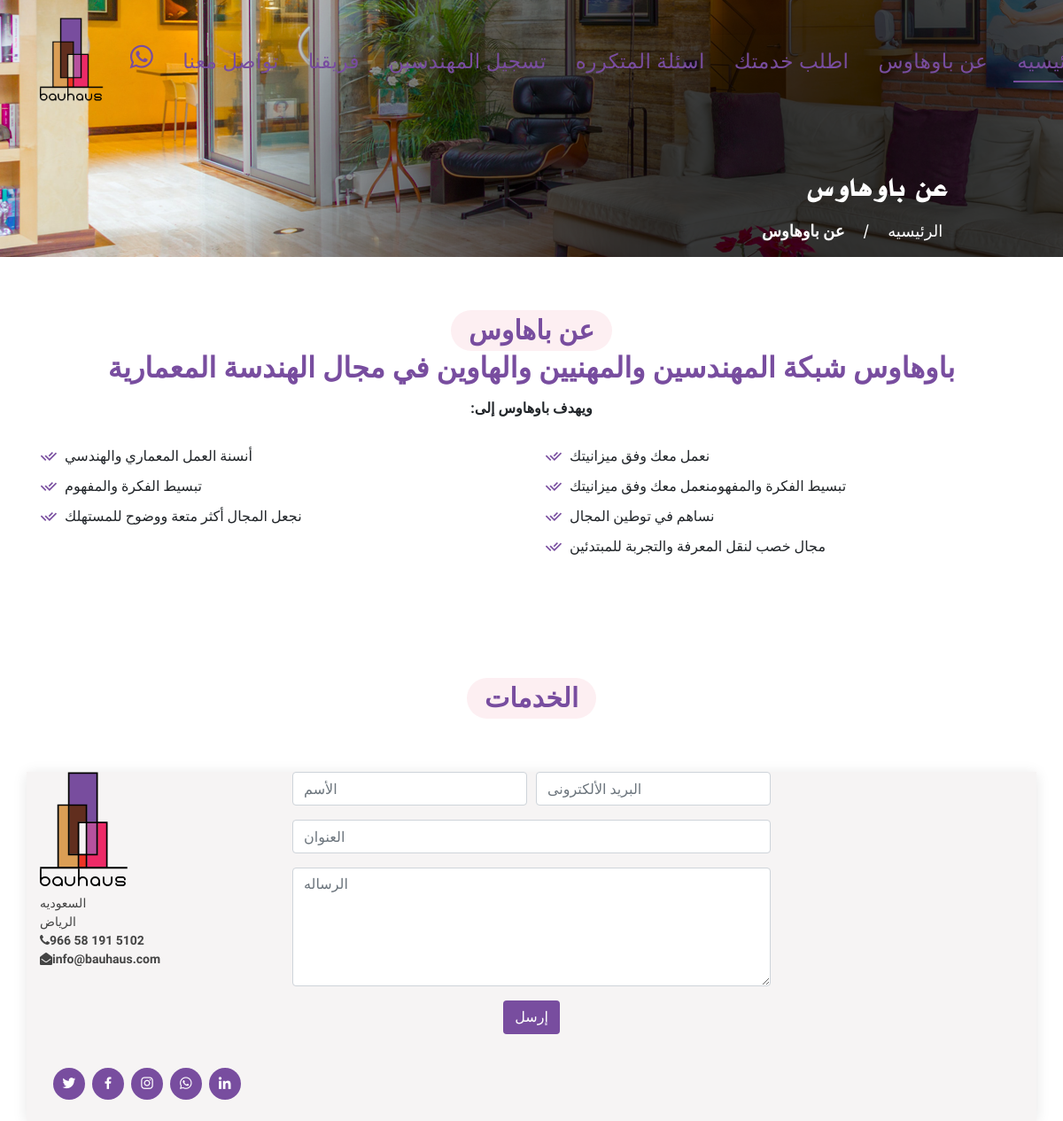
The app's page /about, older data.
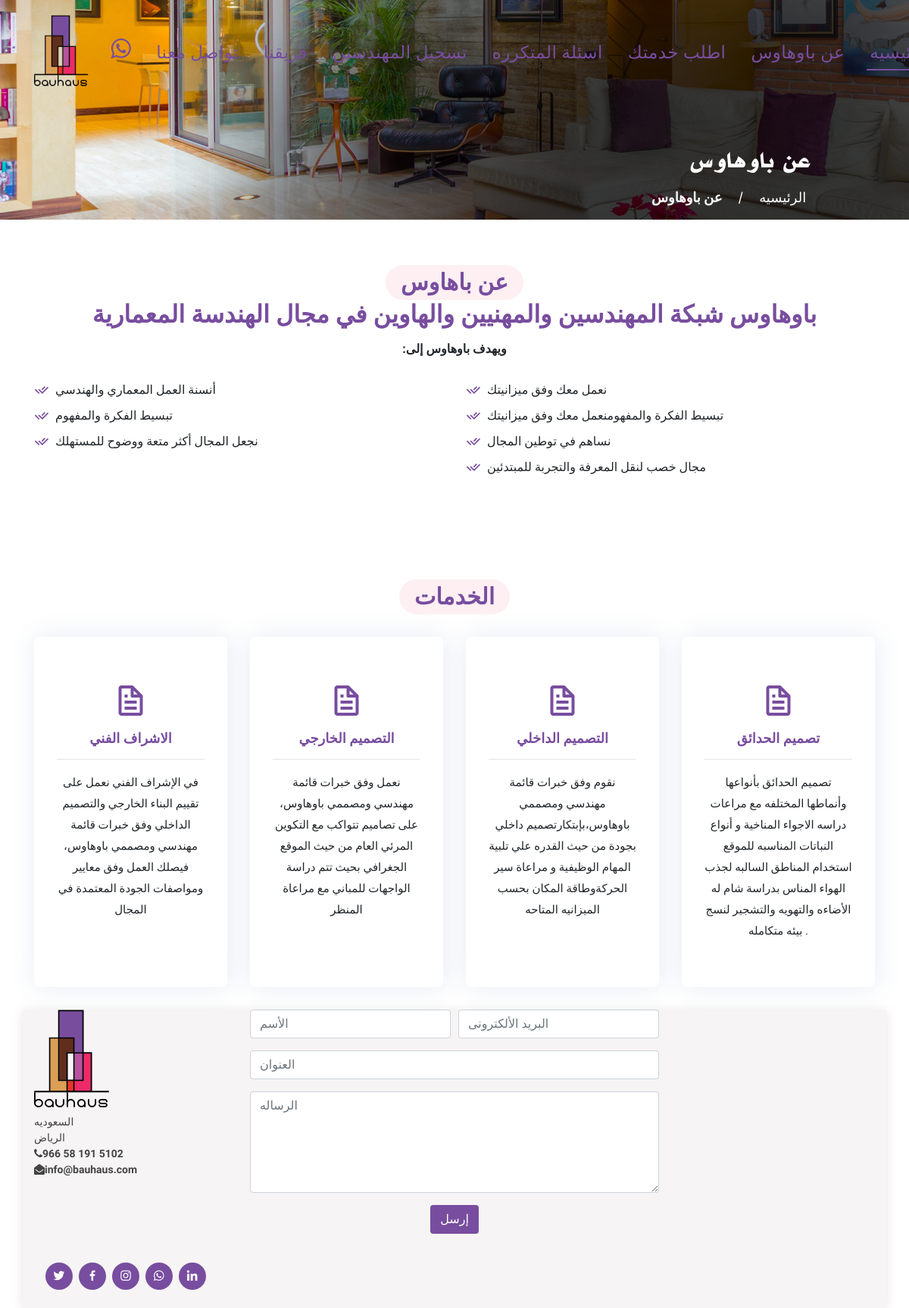
The same page, newer data.
### office/models.py (models this page shows, shortened)
class Service(models.Model):
    name = models.CharField(max_length=255, null=True, verbose_name='الأسم')
    description = models.TextField(null=True, blank=True, verbose_name='التفاصيل')
    class Meta:
        ordering = ['name', ]
        verbose_name = 'الخدمه'
        verbose_name_plural = 'الخدمات'

### main/views.py (the view)
# urls.py: path('about', views.about_page, name='about-page'),
def about_page(request):
    services = Service.objects.all()
    return render(request, 'main/about_page.html', context={"services": services})

### main/templates/main/about_page.html (shortened to what this page needs)
{% extends 'main.html' %}
{% load static %}
{% block content %}
<main id="main">
       <div class="ftco-blocks-cover-1">
      <div class="site-section-cover overlay" data-stellar-background-ratio="0.5" style="background-image: url('../../../static/images/section_bg01.png')">
        <div class="container">
          <div class="row align-items-center ">
            <div class="col-md-5 mt-5 pt-5">
              <h1 class="mb-3 font-weight-bold body-font">عن باوهاوس</h1>
              <p><a href="{% url 'home-page' %}" class="body-font text-white">الرئيسيه</a> <span class="mx-3">/</span> <strong> عن باوهاوس </strong></p>
            </div>
          </div>
        </div>
      </div>
    </div>
<section id="about" class="about ">
      <div class="container ">
        <div class="section-title">
          <h2 class="body-font">عن باهاوس</h2>
          <h3 class="body-font text-black-50"><span>              باوهاوس شبكة المهندسين والمهنيين والهاوين في مجال الهندسة المعمارية
</span></h3>
          <p class="body-font" style="direction: rtl;" >
                ويهدف باوهاوس إلى:
          </p>
        </div>
        <div class="row content">
          <div class="col-lg-6">
            <ul>
              <li class="body-font"><i class="ri-check-double-line"></i>  أنسنة العمل المعماري والهندسي</li>
              <li class="body-font"><i class="ri-check-double-line" ></i> تبسيط الفكرة والمفهوم</li>
              <li class="body-font"><i class="ri-check-double-line"></i>  نجعل المجال أكثر متعة ووضوح للمستهلك</li>
            </ul>
          </div>
          <div class="col-lg-6 pt-4 pt-lg-0">
                 <ul>
              <li class="body-font"><i class="ri-check-double-line"></i>نعمل معك وفق ميزانيتك</li>
              <li class="body-font"><i class="ri-check-double-line"></i> تبسيط الفكرة والمفهومنعمل معك وفق ميزانيتك</li>
              <li class="body-font"><i class="ri-check-double-line"></i> نساهم في توطين المجال</li>
                     <li class="body-font"><i class="ri-check-double-line"></i>مجال خصب لنقل المعرفة والتجربة للمبتدئين</li>
            </ul>
          </div>
        </div>
      </div>
    </section>
        <section id="services" class="services">
            <div class="container" >
                <div class="section-title">
                    <h2 class="body-font text-mandigo"> الخدمات</h2>
                </div>
                <div class="row">
                    {% for ser in services %}
                        <div class="col-md-6 col-lg-3 d-flex align-items-stretch mb-5 mb-lg-0">
                            <div class="icon-box">
                                <div class="icon">
                                    <i class="bx bx-file"></i>
                                </div>
                                <h4 class="body-font title text-mandigo">
                                    {{ ser.name }}
                                </h4>
                                <hr/>
                                <p class="body-font description">{{ ser.description }}</p>
                            </div>
                        </div>
                    {% endfor %}
                </div>
            </div>
        </section>
</main>
{% endblock content %}

### templates/main.html (shortened to what this page needs)
<html lang="ar">
{% load static %}
<head>
  <link href="https://cdnjs.cloudflare.com/ajax/libs/font-awesome/4.7.0/css/font-awesome.css" rel="stylesheet">
  <link href="{% static 'vendor/bootstrap/css/bootstrap.min.css' %}" rel="stylesheet">
  <link href="{% static 'vendor/icofont/icofont.min.css' %}" rel="stylesheet">
  <link href="{% static 'vendor/boxicons/css/boxicons.min.css' %}" rel="stylesheet">
  <link href="{% static 'vendor/remixicon/remixicon.css' %}" rel="stylesheet">
  <link href="{% static 'vendor/venobox/venobox.css' %}" rel="stylesheet">
  <link href="{% static 'vendor/owl.carousel/assets/owl.carousel.min.css' %}" rel="stylesheet">
  <link href="{% static 'css/style.css' %}" rel="stylesheet">
 </head>
<body>
{% include 'navbar.html' %}
{% block content %}
{% endblock content %}
{% include 'footer.html' %}
</body>

### templates/navbar.html
{% load static %}
<header id="header" class="fixed-top ">
    <div class="container d-flex align-items-center">
        <a href="{% url 'home-page' %}" class="logo mr-auto"><img height="900"  src="{% static 'images/main_logo.png' %}"  ></a>
        <nav class="nav-menu d-none d-lg-block">
            <ul>
                <li><a class="google-plus" href="https://wa.me/966581915102/"><i class="fa fa-whatsapp fa-lg" aria-hidden="true"></i></a></li>
                        <li class="body-font"> <a href="{% url 'contact-page' %}" class="body-font">تواصل معنا</a></li>
                   {% if request.user.first_name %}
                    <li class="nav-item dropdown">
                        <a class="nav-link dropdown-toggle body-font" href="#" id="navbarDropdown" role="button"
                           data-toggle="dropdown" aria-haspopup="true" aria-expanded="false">
                            الصفحه الشخصيه
                        </a>
                        <div class="dropdown-menu" aria-labelledby="navbarDropdown">
                            <a href="{% url 'user-detail' %}" class="body-font" >الملف الشخصى</a>
                         <a href="{% url 'logout' %}" class="body-font">خروج</a>
                        </div>
                    </li>
 {%  else  %}
                       <li  class="body-font"><a href="{% url 'register-outdoor' %}" class="body-font" >فريقنا</a></li>
                    <li class="body-font"><a href="{% url 'login' %}" class="body-font">تسجيل المهندسين</a></li>
             {% endif %}
                        <li class="body-font"><a href="{% url 'faq-questions' %}" class="body-font">اسئلة المتكرره</a></li>
                               <li class="body-font"><a href="{% url 'services-all' %}" class="body-font"> اطلب خدمتك</a></li>
                <li class="body-font"><a href="{% url 'about-page' %}" class="body-font">عن باوهاوس</a></li>
                <li class="active body-font"><a href="{% url 'home-page' %}" class="body-font"> الرئيسيه</a></li>
            </ul>
        </nav>
    </div>
</header>

### templates/footer.html (shortened to what this page needs)
{% load static %}
<footer>
    <div class="footer-top">
        <div class="container" id="footer">
            <div class="row">
                <div class="col-lg-3 col-md-6 footer-contact">
                    <a href="{% url 'home-page' %}" class="logo mr-auto "><img src="{% static 'images/main_logo.png' %}"
                                                                              alt="" class="img-fluid"></a>
                    <p class="body-font">
                        السعوديه <br>
                        الرياض<br>
                        <strong><i class="fa fa-phone" aria-hidden="true"></i>966 58 191 5102</strong> <br>
                        <strong><i class="fa fa-envelope-open" aria-hidden="true"></i>info@bauhaus.com</strong> <br>
                    </p>
                </div>
                <div class="col-lg-6 col-md-6 ">
                    <form action="#" method="post" role="form" >
                        <div class="form-row">
                            <div class="col-md-6 form-group">
                                <input type="text" name="name" class="form-control body-font" id="name" placeholder="الأسم"
                                       data-rule="minlen:4" data-msg="الأسم"/>
                            </div>
                            <div class="col-md-6 form-group">
                                <input type="email" class="form-control body-font" name="email" id="email"
                                       placeholder="البريد الألكترونى" data-rule="البريد الألكترونى"
                                       data-msg="البريد الألكترونى"/>
                            </div>
                        </div>
                        <div class="form-group">
                            <input type="text" class="form-control body-font" name="address" id="address" placeholder="العنوان"
                                   data-rule="minlen:4" data-msg="العنوان"/>
                        </div>
                        <div class="form-group">
                            <textarea class="form-control body-font" id="message" name="message" rows="5" data-rule="required"
                                      data-msg="الرساله" placeholder="الرساله"></textarea>
                        </div>
                        <div class="text-center">
                            <button id="btn_submit" type="submit" class="btn btn-mandigo text-white body-font">إرسل</button>
                        </div>
                    </form>
                </div>
            </div>
            <div class="container d-md-flex py-4">
        <center>
            <div class="social-links text-center ">
                <a href="#" class="twitter"><i class="bx bxl-twitter"></i></a>
                <a href="https://www.facebook.com/profile.php?id=100056097714958" class="facebook"><i class="bx bxl-facebook"></i></a>
                <a href="https://www.instagram.com/baucus.co/" class="instagram"><i class="bx bxl-instagram"></i></a>
                <a href="https://wa.me/966581915102/" class="google-plus"><i class="bx bxl-whatsapp"></i></a>
                <a href="#" class="linkedin"><i class="bx bxl-linkedin"></i></a>
            </div>
        </center>
        </div>
    </div>
</footer>

### static/css/style.css (style rules this page uses)
a { color: #784d9f; }
h1, h2, h3, h4, h5, h6 { font-family: "Nunito", sans-serif; }
#header { transition: all 0.5s; z-index: 997; padding: 20px 0; }
#header .logo { font-size: 32px; margin: 0; padding: 0; line-height: 1; font-weight: 600; letter-spacing: 1px; text-transform: uppercase; }
#header .logo img { max-height: 100px; }
.nav-menu ul { margin: 0; padding: 0; list-style: none; }
.nav-menu > ul { display: flex; }
.nav-menu > ul > li { position: relative; white-space: nowrap; padding: 10px 0 10px 25px; }
.nav-menu a { display: block; position: relative; color: #784d9f; transition: 0.3s; font-size: 23px; padding: 0 4px; letter-spacing: 0.4px; }
.nav-menu > ul > li > a:before { content: ""; position: absolute; width: 100%; height: 2px; bottom: -6px; left: 0; background-color: #784d9f; visibility: hidden; transform: scaleX(0); transition: all 0.3s ease-in-out 0s; }
.nav-menu a:hover:before, .nav-menu li:hover > a:before, .nav-menu .active > a:before { visibility: visible; transform: scaleX(1); }
.mobile-nav { position: fixed; top: 55px; right: 15px; bottom: 15px; left: 15px; z-index: 9999; overflow-y: auto; background: #fff; transition: ease-in-out 0.2s; opacity: 0; visibility: hidden; border-radius: 10px; padding: 10px 0; }
.mobile-nav * { margin: 0; padding: 0; list-style: none; }
.mobile-nav a { display: block; position: relative; color: #493c3e; padding: 10px 20px; font-weight: 500; outline: none; }
.mobile-nav a:hover, .mobile-nav .active > a, .mobile-nav li:hover > a { color: #784d9f; text-decoration: none; }
.body-font { font-family: 'Almarai', sans-serif; }
section { padding: 60px 0; }
.text-mandigo { color: #784d9f !important; }
.btn-mandigo, .btn-mandigo:hover, .btn-mandigo:active, .btn-mandigo:visited { background-color: #784d9f !important; }
.site-section-cover.overlay { width: 100%; height: auto; direction: rtl; }
.site-section-cover.overlay:before { width: 100%; height: auto; top: 0; left: 0; right: 0; bottom: 0; }
.site-section-cover h1 { font-size: 35px; font-family: 'ae-almohanad', sans-serif; color: white; line-height: 1; margin-top: 100px; margin-left: 200px; }
.site-section-cover p { font-size: 18px; color: white; margin-left: 150px; }
.site-section-cover strong { font-size: 18px !important; color: white !important; }
.section-title { text-align: center; padding-bottom: 30px; }
.section-title h2 { font-size: 30px; font-weight: 700; padding: 8px 20px; line-height: 1; margin: 0; background: #fdeff2; color: #784d9f; display: inline-block; text-transform: uppercase; border-radius: 50px; }
.section-title h3 { font-size: 32px; font-weight: 700; }
.section-title h3 span { color: #784d9f; }
.section-title p { margin: 15px auto 0 auto; font-weight: 600; }
@media (min-width: 1024px) { .section-title p { width: 50%; } }
.about .content ul { list-style: none; padding: 0; }
.about .content ul li { padding-left: 28px; position: relative; }
.about .content ul li + li { margin-top: 10px; }
.about .content ul i { position: absolute; left: 0; top: 2px; font-size: 20px; color: #784d9f; line-height: 1; }
.services { padding-bottom: 30px; }
.services .icon-box { padding: 60px 30px; position: relative; overflow: hidden; background: #fff; box-shadow: 2px 0 35px 0 rgba(68, 88, 144, 0.12); transition: all 0.3s ease-in-out; border-radius: 8px; z-index: 1; text-align: center; }
.services .icon-box::before { content: ''; position: absolute; background: #fdeff2; right: 0; left: 0; bottom: 0; top: 100%; transition: all 0.4s; z-index: -1; }
.services .icon { margin-bottom: 15px; }
.services .icon i { font-size: 48px; line-height: 1; color: #784d9f; transition: all 0.3s ease-in-out; }
.services .title { font-weight: 700; margin-bottom: 15px; font-size: 18px; }
.services .description { font-size: 15px; line-height: 28px; margin-bottom: 0; }
#footer { color: #444444; font-size: 14px; background: #f6f4f4; box-shadow: 0px 2px 15px rgba(0, 0, 0, 0.1); }
#footer .social-links a { font-size: 18px; display: inline-block; background: #784d9f; color: #fff; line-height: 1; padding: 8px 0; margin-right: 4px; border-radius: 50%; text-align: center; width: 36px; height: 36px; transition: 0.3s; }

Row changes from the older to the newer data that the page shows:
added Service: name "الاشراف الفني", description "في الإشراف الفني نعمل على تقييم البناء الخارجي والتصميم الداخلي وفق خبرات قائمة مهندسي ومصممي باوهاوس، فيصلك العمل وفق معايير ومواصفات الجودة المعتمدة في المجال"
added Service: name "التصميم الخارجي", description "نعمل وفق خبرات قائمة مهندسي ومصممي باوهاوس، على تصاميم تتواكب مع التكوين المرئي العام من حيث الموقع الجغرافي بحيث تتم دراسة الواجهات للمباني مع مراعاة المنظر"
added Service: name "التصميم الداخلي", description "نقوم وفق خبرات قائمة مهندسي ومصممي باوهاوس،بإبتكارتصميم داخلي بجودة من حيث القدره علي تلبية المهام الوظيفية و مراعاة سير الحركةوطاقة المكان بحسب الميزانيه المتاحه"
added Service: name "تصميم الحدائق", description "تصميم الحدائق بأنواعها وأنماطها المختلفه مع مراعات دراسه الاجواء المناخية و أنواع النباتات المناسبه للموقع استخدام المناطق السالبه لجذب الهواء المناس بدراسة شام له الأضاءه والتهويه والتشجير لنسج بيئه متكامله ."
